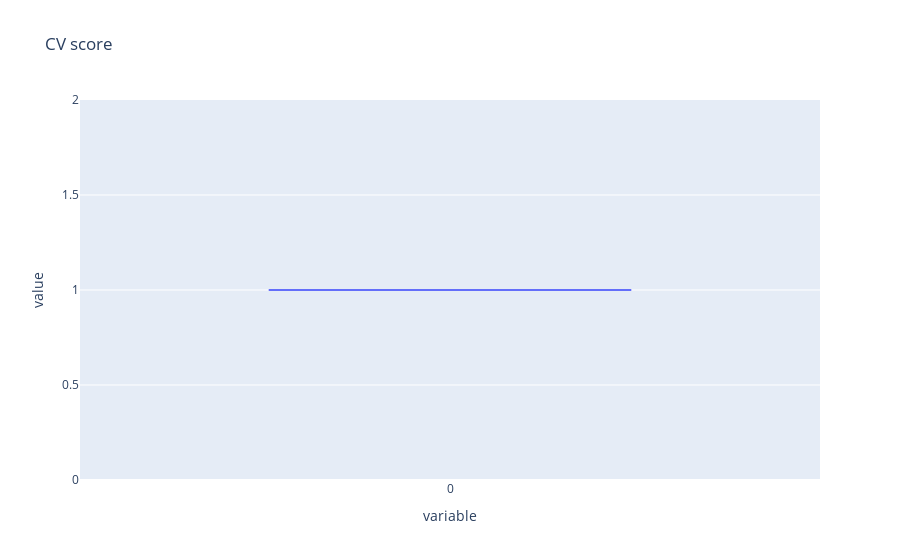

Source (notebook cell):
### Code cell
from sklearn.model_selection import cross_val_score
rfc_cv_score = cross_val_score(clf, X, y, cv=10, scoring='roc_auc')
px.box(rfc_cv_score, title='CV score')

### Figure 1 — Plotly figure (JSON) as saved in the notebook; plotly's stock layout.template omitted (floating-point values rounded to 4 significant figures)
{"data": [{"alignmentgroup": "True", "hovertemplate": "variable=%{x}<br>value=%{y}<extra></extra>", "legendgroup": "", "marker": {"color": "#636efa"}, "name": "", "notched": false, "offsetgroup": "", "orientation": "v", "showlegend": false, "type": "box", "x": ["0", "0", "0", "0", "0", "0", "0", "0", "0", "0"], "x0": " ", "xaxis": "x", "y": [1, 1, 1, 1, 1, 1, 1, 1, 1, 1], "y0": " ", "yaxis": "y"}], "layout": {"boxmode": "group", "legend": {"tracegroupgap": 0}, "title": {"text": "CV score"}, "xaxis": {"anchor": "y", "domain": [0, 1], "title": {"text": "variable"}}, "yaxis": {"anchor": "x", "domain": [0, 1], "title": {"text": "value"}}}}
